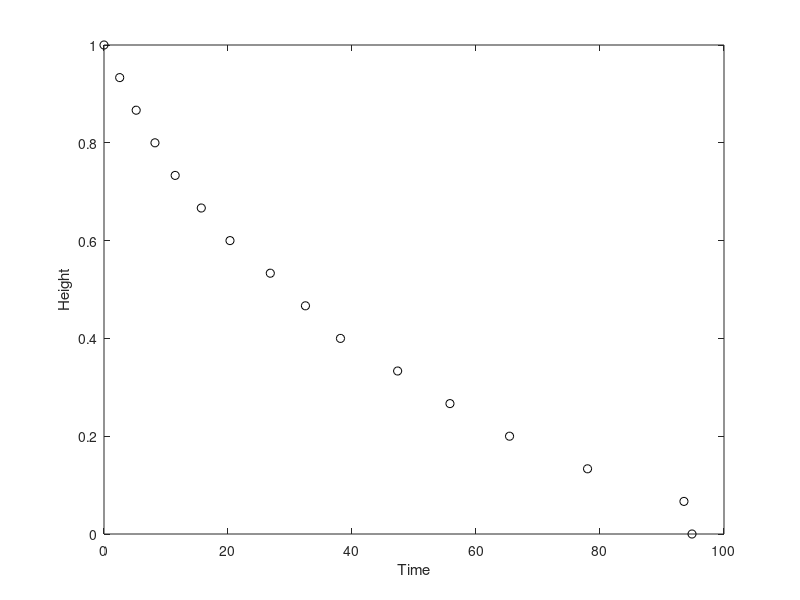

The MATLAB source for this figure: (Note: this script raises an error after producing the figure.)
xAxis = [0, 2.53, 5.19, 8.22, 11.48, 15.69, 20.32, 26.82, 32.49, 38.14, 47.36, 55.8, 65.41, 77.99, 93.54, 94.84];
yAxis = 1:-1/15:0;

plot(xAxis, yAxis, 'ko');
xlabel('Time');
ylabel('Height');

A = 0.000223993129;
k = (A^0.5)/2;
H = 1;
timePredictions = zeros(length(yAxis),1);

for index=1:length(yAxis)
    height = yAxis(index);
    time = timePredictor(height, A, H, k);
    timePredictions(index) = time;
end

timePredictions
line(timePredictions, yAxis, 'linestyle', '--', 'color', 'k')


function [time] = timePredictor(height, A, H, k)
    if height > H/2
        time = (3/(2*A))^0.5 - (2*height/A - 1/(2*A))^0.5;
    else
        time = (1 - height^0.5) / k;
    end
end


